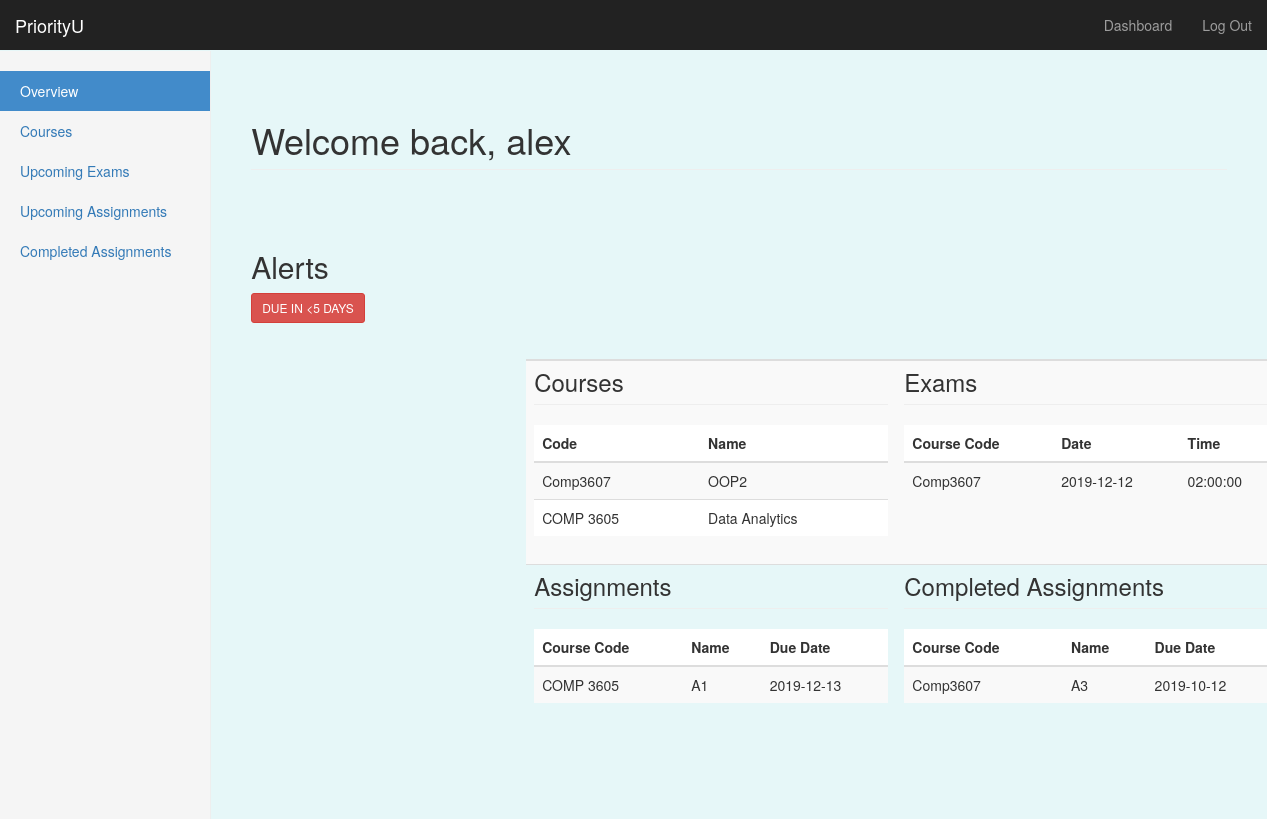
/dashboard (signed in), run on an earlier commit of the app's database.
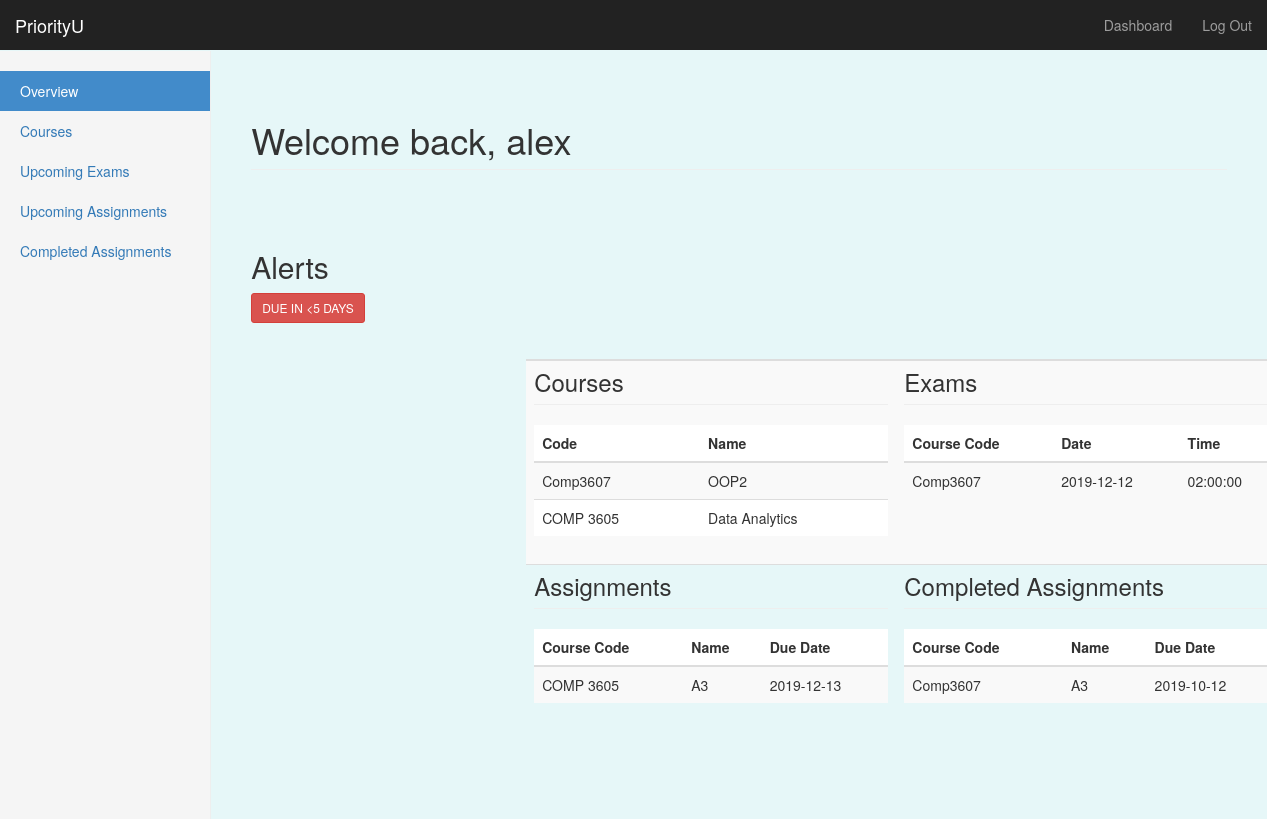
And on a later commit of the database.
### priorityU/models/models.py (models this page shows, shortened)
class User(UserMixin, db.Model):
    __tablename__ = 'users'
    id = db.Column(db.Integer, primary_key=True)
    username = db.Column(db.String, unique=True, nullable=False)
    email = db.Column(db.String, unique=True, nullable=False)
    password = db.Column(db.String, nullable=False)
    last_task_id = db.Column(db.Integer)
    university = db.Column(db.String, nullable=False)
    courses = db.relationship('Courses', backref='poster')

class Courses(db.Model):
    __tablename__ = 'courses'
    c_id = db.Column(db.Integer, primary_key=True)
    course_code = db.Column(db.String, nullable=False)
    course_name = db.Column(db.String, nullable=False)
    lecturer = db.Column(db.String, nullable=False)
    location = db.Column(db.String, nullable=False)
    user_id = db.Column(db.Integer, db.ForeignKey('users.id'))

class Exam(db.Model): # Dominic 18/11- created model for assignment db
    __tablename__ = 'exams'
    e_id = db.Column(db.Integer, primary_key=True)
    exam_name=db.Column(db.String, nullable=False)
    course_code = db.Column(db.String, db.ForeignKey('courses.course_code'))
    weighting = db.Column(db.Integer)
    date = db.Column(db.Date, nullable=False)
    time = db.Column(db.Time)
    duration = db.Column(db.Integer, nullable=False)
    location = db.Column(db.String)
    user_id = db.Column(db.Integer, db.ForeignKey('users.id'))

class Assignment(db.Model): # Dominic 18/11- created model for assignment db
    __tablename__ = 'assignments'
    a_id = db.Column(db.Integer, primary_key=True)
    course_code = db.Column(db.String, db.ForeignKey('courses.course_code'))
    asg_name = db.Column(db.String, nullable=False)
    weighting = db.Column(db.Integer)
    due_date = db.Column(db.Date, nullable=False)
    due_time = db.Column(db.Time)
    complete = db.Column(db.Boolean, nullable=False)
    user_id = db.Column(db.Integer, db.ForeignKey('users.id'))

### priorityU/routes.py (the view)
@app.route('/dashboard')
@login_required
def dashboard():
    user_courses = Courses.query.filter_by(user_id=current_user.get_id()).order_by(Courses.course_code.desc()).all()
    user_exams = Exam.query.filter_by(user_id=current_user.get_id()).order_by(Exam.date.asc()).all()
    user_asgs = Assignment.query.filter_by(user_id=current_user.get_id()).order_by(Assignment.due_date.asc()).all()
    today = datetime.today()
    alert_date = today + timedelta(days=5)
    asg_alerts = Assignment.query.filter(Assignment.due_date <= alert_date, Assignment.user_id==current_user.get_id(), Assignment.complete==False).all()
    exam_alerts = Exam.query.filter(Exam.date <= alert_date, Exam.user_id==current_user.get_id()).all()
    num_tasks = len(asg_alerts) + len(exam_alerts)
    return render_template('dashboard.html', name=current_user.username, courses=user_courses, exams=user_exams,
                           assignments=user_asgs,asg_alerts=asg_alerts, exam_alerts=exam_alerts,num_tasks=num_tasks)

### priorityU/routes.py (called while the page is built)
@login_manager.user_loader
def load_user(user_id):
    return User.query.get(int(user_id))

### priorityU/templates/dashboard.html (shortened to what this page needs)
{% extends "bootstrap/base.html" %}
{% block styles %}
{{super()}}
<link rel="stylesheet" href="{{url_for('.static', filename='style.css')}}">
{% endblock %}
{% block content %}
    <nav class="navbar navbar-inverse navbar-fixed-top">
      <div class="container-fluid">
        <div class="navbar-header">
          <a class="navbar-brand" href="#">PriorityU</a>
        </div>
        <div id="navbar" class="navbar-collapse collapse">
          <ul class="nav navbar-nav navbar-right">
            <li><a href="#">Dashboard</a></li>
            <li><a href="{{ url_for('logout') }}">Log Out</a></li>
          </ul>
        </div>
      </div>
    </nav>
    <div class="container-fluid">
      <div class="row">
        <div class="col-sm-3 col-md-2 sidebar">
        <ul class="nav nav-sidebar">
            <li {% if request.endpoint == 'dashboard' %} class="active" {% endif %}> <a href="{{url_for('dashboard')}}">Overview</a></li>
            <li {% if request.endpoint == 'courses' %} class="active" {% endif %}><a href="{{url_for('courses')}}" id="tab2-id">Courses</a></li>
            <li {% if request.endpoint == 'exams' %} class="active" {% endif %}><a href="{{url_for('exams')}}">Upcoming Exams</a></li>
            <li {% if request.endpoint == 'assignments' %} class="active" {% endif %}><a href="{{url_for('assignments')}}">Upcoming Assignments</a></li>
            <li {% if request.endpoint == 'completed' %} class="active" {% endif %} ><a href="{{url_for('completed')}}">Completed Assignments</a></li>
        </ul>
        </div>
        <div class="col-sm-9 col-sm-offset-3 col-md-10 col-md-offset-2 main">
          <h1 class="page-header">Welcome back, {{ name }}</h1>
        </div>
        <div class="col-sm-9 col-sm-offset-3 col-md-10 col-md-offset-2 main">
          <h2>Alerts</h2>
          {% if num_tasks > 0 %}
          <button data-toggle="collapse" data-target="#alert" class="btn btn-danger btn-sm"> DUE IN <5 DAYS</button>
            {% else %}
            <p class="success"> No major task due soon </p>
            </div>
          </div>
          {% endif %}
      <div class="col-sm-9 col-sm-offset-3 col-md-10 col-md-offset-2 main", style="margin-left: 250px">
        <div class="row">
           <table class="table table-striped table-hover">
            <thead class="thead-dark">
                <tr>
                    <th></th><th></th>
                </tr>
            </thead>
            <tbody>
                <tr>
                    <td><h3 class="page-header">Courses</h3>
          <table class="table table-striped table-hover">
            <thead class="thead-dark">
                <tr>
                    <th>Code</th><th>Name</th>
                </tr>
            </thead>
            <tbody>
                {% for c in courses %}
                <tr>
                    <td>{{c.course_code}}</td>
                    <td>{{c.course_name}}</td>
                </tr>
                {% endfor %}
            </tbody>
          </table></td>
                    <td><h3 class="page-header">Exams</h3>
          <table class="table table-striped table-hover">
            <thead class="thead-dark">
                <tr>
                    <th>Course Code</th>
                    <th>Date</th>
                    <th>Time</th>
                </tr>
            </thead>
            <tbody>
                {% for e in exams %}
                <tr>
                    <td>{{e.course_code}}</td>
                    <td>{{e.date}}</td>
                    <td>{{e.time}}</td>
                </tr>
                {% endfor %}
            </tbody>
          </table>
</td>
                </tr>
                <tr>
                    <td> <h3 class="page-header">Assignments</h3>
        <table class="table table-striped table-hover">
          <thead class="thead-dark">
              <tr>
                  <th>Course Code</th>
                  <th>Name</th>
                  <th>Due Date</th>
              </tr>
          </thead>
          <tbody>
              {% for a in assignments %}
                {% if a.complete == False %}
              <tr>
                  <td>{{a.course_code}}</td>
                  <td>{{a.asg_name}}</td>
                  <td>{{a.due_date}}</td>
              </tr>
                {% endif %}
              {% endfor %}
          </tbody>
        </table></td>
            <td><h3 class="page-header">Completed Assignments</h3>
        <table class="table table-striped table-hover">
          <thead class="thead-dark">
              <tr>
                  <th>Course Code</th>
                  <th>Name</th>
                  <th>Due Date</th>
              </tr>
          </thead>
          <tbody>
              {% for a in assignments %}
                {% if a.complete == True %}
              <tr>
                  <td>{{a.course_code}}</td>
                  <td>{{a.asg_name}}</td>
                  <td>{{a.due_date}}</td>
              </tr>
                {% endif %}
              {% endfor %}
          </tbody>
        </table></td>
                </tr>
            </tbody>
          </table>
      </div>
    </div>
{% endblock %}

### priorityU/static/style.css (style rules this page uses)
body { padding-top: 50px; }
.navbar-fixed-top { border: 0; }
.sidebar { display: none; }
@media (min-width: 768px) { .sidebar { position: fixed; top: 51px; bottom: 0; left: 0; z-index: 1000; display: block; padding: 20px; overflow-x: hidden; overflow-y: auto; background-color: #f5f5f5; border-right: 1px solid #eee; } }
.nav-sidebar { margin-right: -21px; margin-bottom: 20px; margin-left: -20px; }
.nav-sidebar > li > a { padding-right: 20px; padding-left: 20px; }
.nav-sidebar > .active > a, .nav-sidebar > .active > a:hover, .nav-sidebar > .active > a:focus { color: #fff; background-color: #428bca; }
.main { padding: 20px; }
@media (min-width: 768px) { .main { padding-right: 40px; padding-left: 40px; } }
.main .page-header { margin-top: 0; }
body { padding-top: 100px; padding-bottom: 40px; background-color: #e6f7f8; }

What changed in the data, as far as the page shows it:
changed Assignment "COMP 3605": asg_name "A1" → "A3"
